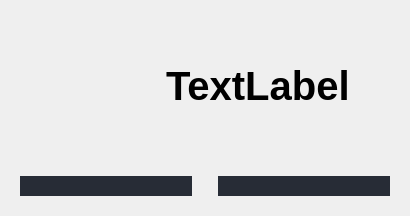
                  <widget class="QWidget" name="page_editGame">
                   <layout class="QVBoxLayout" name="verticalLayout_250">
                    <item>
                     <widget class="QFrame" name="frameTitle">
                      <property name="maximumSize">
                       <size>
                        <width>16777215</width>
                        <height>150</height>
                       </size>
                      </property>
                      <layout class="QHBoxLayout" name="horizontalLayout_17">
                       <item>
                        <widget class="QLabel" name="gameImage">
                         <property name="minimumSize">
                          <size>
                           <width>140</width>
                           <height>140</height>
                          </size>
                         </property>
                         <property name="maximumSize">
                          <size>
                           <width>140</width>
                           <height>140</height>
                          </size>
                         </property>
                         <property name="text">
                          <string/>
                         </property>
                        </widget>
                       </item>
                       <item>
                        <widget class="QLabel" name="gameTitle">
                         <property name="font">
                          <font>
                           <pointsize>30</pointsize>
                           <bold>true</bold>
                          </font>
                         </property>
                         <property name="text">
                          <string>TextLabel</string>
                         </property>
                         <property name="margin">
                          <number>50</number>
                         </property>
                        </widget>
                       </item>
                       <item>
                        <spacer name="horizontalSpacer_4">
                         <property name="orientation">
                          <enum>Qt::Orientation::Horizontal</enum>
                         </property>
                         <property name="sizeHint" stdset="0">
                          <size>
                           <width>40</width>
                           <height>20</height>
                          </size>
                         </property>
                        </spacer>
                       </item>
                      </layout>
                     </widget>
                    </item>
                    <item>
                     <widget class="QFrame" name="frameDecal">
                      <layout class="QHBoxLayout" name="horizontalLayout_18">
                       <item>
                        <widget class="QFrame" name="holder1">
                         <property name="styleSheet">
                          <string notr="true">background-color: rgb(39, 44, 54);
 border-radius: 15px;</string>
                         </property>
                         <layout class="QVBoxLayout" name="verticalLayout_19"/>
                        </widget>
                       </item>
                       <item>
                        <spacer name="horizontalSpacer_5">
                         <property name="orientation">
                          <enum>Qt::Orientation::Horizontal</enum>
                         </property>
                         <property name="sizeType">
                          <enum>QSizePolicy::Policy::Maximum</enum>
                         </property>
                         <property name="sizeHint" stdset="0">
                          <size>
                           <width>20</width>
                           <height>20</height>
                          </size>
                         </property>
                        </spacer>
                       </item>
                       <item>
                        <widget class="QFrame" name="holder2">
                         <property name="styleSheet">
                          <string notr="true">background-color: rgb(39, 44, 54);
 border-radius: 15px;</string>
                         </property>
                         <layout class="QVBoxLayout" name="verticalLayout_20"/>
                        </widget>
                       </item>
                      </layout>
                     </widget>
                    </item>
                   </layout>
                  </widget>
